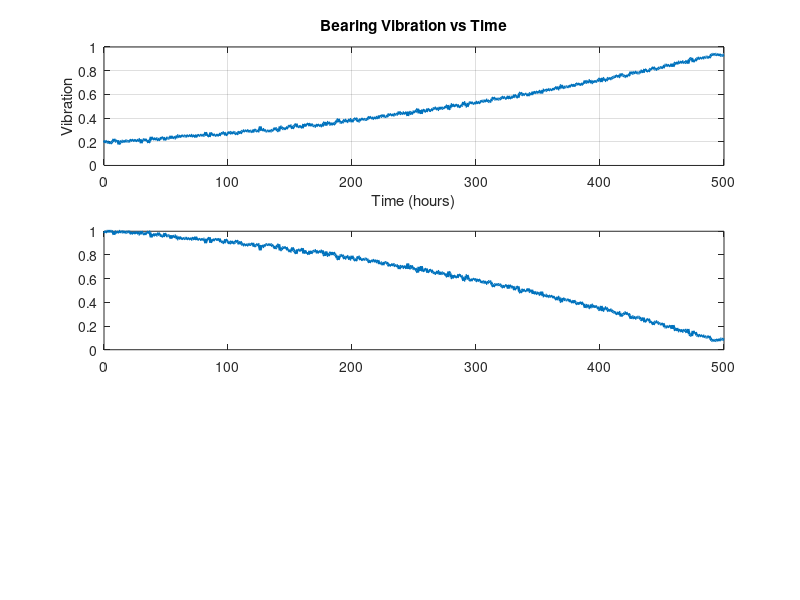

Source code (MATLAB): (Note: this script raises an error after producing the figure.)
clc;
clear;
close all;

%% Step 1: Time definition
dt = 1;                      % time step (hours)
t = 0:dt:500;                % total operating time
n = length(t);

%% Step 2: Simulate bearing vibration data
% Baseline vibration
V0 = 0.2;

% Failure vibration threshold
Vfail = 1.0;

% Simulate realistic vibration increase (accelerating degradation)
V = V0 + 0.0005*t + 0.000002*t.^2;

% Add small noise to simulate real sensor behavior
noise = 0.01*randn(size(t));
V = V + noise;

%% Step 3: Compute Health State using DHDE definition

H = (Vfail - V) / (Vfail - V0);

% Ensure health stays within bounds
H(H > 1) = 1;
H(H < 0) = 0;

%% Step 4: Compute degradation rate dH/dt

dHdt = zeros(1,n);

for i = 1:n-1
    dHdt(i) = (H(i+1) - H(i)) / dt;
end

%% Step 5: Define failure threshold

H_critical = 0.2;

failure_index = find(H <= H_critical, 1);

if ~isempty(failure_index)
    failure_time = t(failure_index);
    disp(['Predicted failure time: ', num2str(failure_time), ' hours']);
else
    disp('Failure not reached within simulation');
end

%% Step 6: Plot results

figure;

subplot(3,1,1);
plot(t, V, 'LineWidth', 2);
xlabel('Time (hours)');
ylabel('Vibration');
title('Bearing Vibration vs Time');
grid on;

subplot(3,1,2);
plot(t, H, 'LineWidth', 2);
hold on;
yline(H_critical, 'r--', 'Failure Threshold');
xlabel('Time (hours)');
ylabel('Health H(t)');
title('DHDE Health State vs Time');
grid on;

subplot(3,1,3);
plot(t, dHdt, 'LineWidth', 2);
xlabel('Time (hours)');
ylabel('Degradation Rate dH/dt');
title('DHDE Degradation Rate');
grid on;

%% Step 7: Test DHDE structure (power law test)

% Remove last element to match sizes
valid_indices = 1:n-1;

Y = -dHdt(valid_indices);   % degradation rate
X = V(valid_indices);       % vibration

% Remove negative/zero values for log fitting
valid = Y > 0 & X > 0;
Y = Y(valid);
X = X(valid);

% Take log to test power relationship
logX = log(X);
logY = log(Y);

% Linear regression in log space
p = polyfit(logX, logY, 1);

m_estimated = p(1);
alpha_estimated = exp(p(2));

disp(['Estimated exponent m: ', num2str(m_estimated)]);
disp(['Estimated alpha: ', num2str(alpha_estimated)]);

% Plot log-log relationship
figure;
scatter(logX, logY);
hold on;
plot(logX, polyval(p, logX), 'r', 'LineWidth', 2);
xlabel('log(Vibration)');
ylabel('log(Degradation Rate)');
title('DHDE Power Law Validation');
grid on;
